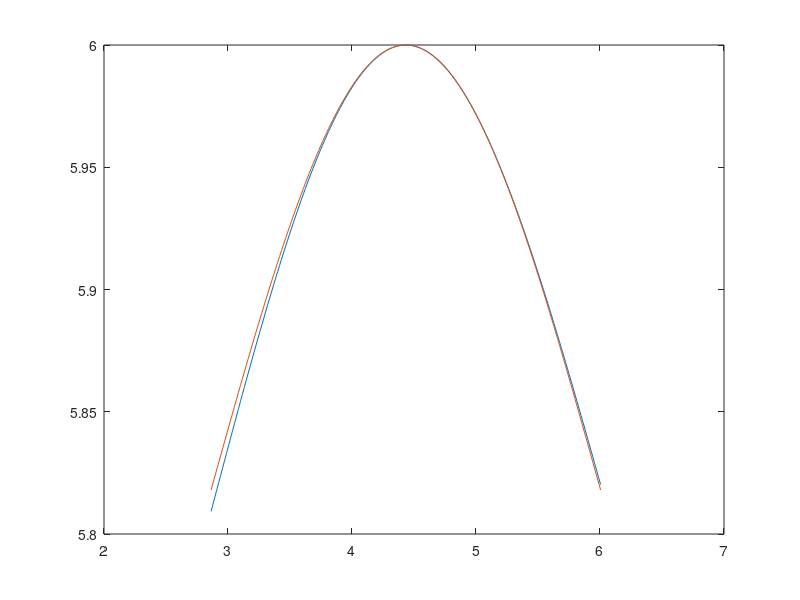

Reproduce this figure in MATLAB.
% Verification of concavity in local coordinates
clear
clc
close all 

k = 2;
xt = 6; yt = -7;
r = 0.1;

psi = atan2(yt,k);

% Optimal theta should be 2.214 rads (126.89 degrees)

theta_values = linspace(pi-psi-pi/2, pi-psi+pi/2, 200);
d = zeros(length(theta_values),1);
d_approx = d;

for i=1:length(theta_values)
    theta = theta_values(i);
    d_num = (2*k+r*(cos(theta)-cos(psi)))*xt+r*(sin(theta)-sin(psi))*yt-r*k*(cos(theta)+cos(psi));
    d_num = abs(d_num);
    d_den = 4*k^2+4*k*r*(cos(theta)-cos(psi))+r^2*(2-2*cos(theta)*cos(psi)-2*sin(theta)*sin(psi));
    d_den = sqrt(d_den);
    d(i) = d_num/d_den;
    d_approx(i) = xt+(r/(2*k))*sqrt(yt^2+k^2)*(-1-cos(theta+psi));
end

plot(theta_values, d)
hold on
plot(theta_values, d_approx)

% This code section verifies that if we consider a local coordinate system,
% i.e., P and E on the x-axis and their heading angles calculated
% anticlockwise from the x-axis, then the actual d function seems fully
% concave (not only the approximation). Further the maxima point seems to
% be what is expected, i.e., theta^star = pi - psi^star. And comparing the
% actual d function with the approximated one shows that they are almost
% equal for small values of r. Thus as del t -> 0, d is concave. But even
% for large values of r, the original function seems to be concave albeit
% it differs from the approximated one. Also, both attain their maximum at
% the same angle. 
